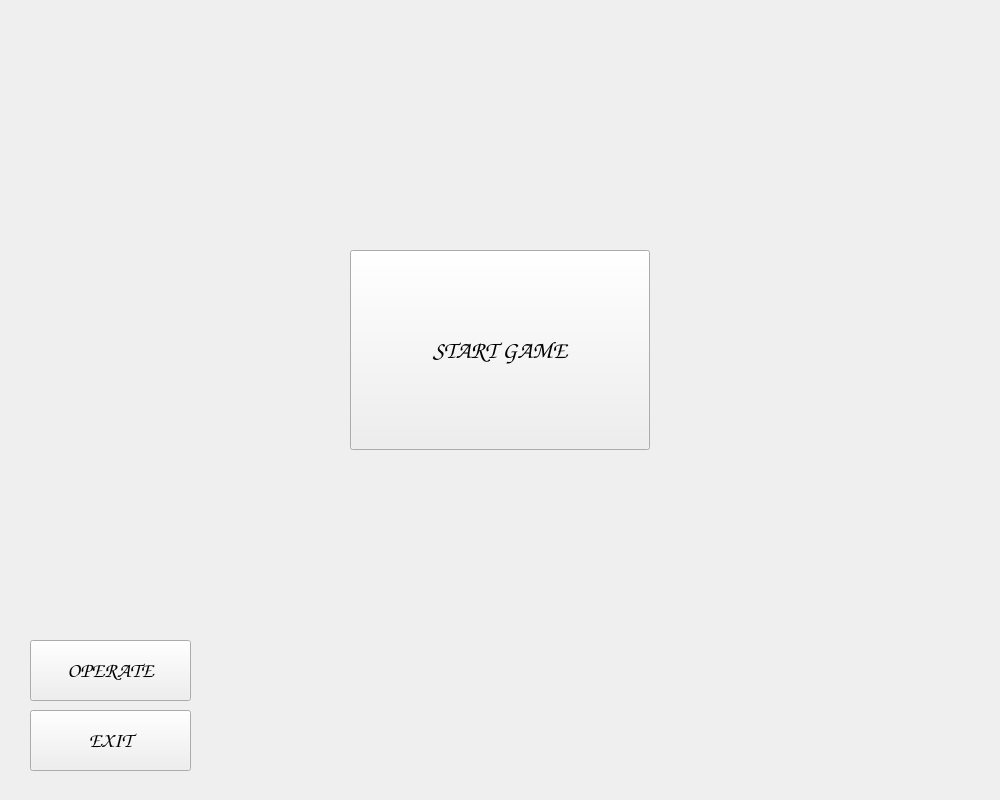
<?xml version="1.0" encoding="UTF-8"?>
<ui version="4.0">
 <class>Widget</class>
 <widget class="QWidget" name="Widget">
  <property name="geometry">
   <rect>
    <x>0</x>
    <y>0</y>
    <width>1000</width>
    <height>800</height>
   </rect>
  </property>
  <property name="sizePolicy">
   <sizepolicy hsizetype="Fixed" vsizetype="Fixed">
    <horstretch>0</horstretch>
    <verstretch>0</verstretch>
   </sizepolicy>
  </property>
  <property name="minimumSize">
   <size>
    <width>1000</width>
    <height>800</height>
   </size>
  </property>
  <property name="maximumSize">
   <size>
    <width>1000</width>
    <height>800</height>
   </size>
  </property>
  <property name="windowTitle">
   <string>Widget</string>
  </property>
  <property name="locale">
   <locale language="Chinese" country="China"/>
  </property>
  <widget class="QToolButton" name="Start_Button">
   <property name="geometry">
    <rect>
     <x>350</x>
     <y>250</y>
     <width>300</width>
     <height>200</height>
    </rect>
   </property>
   <property name="font">
    <font>
     <family>Comic Sans MS</family>
     <pointsize>18</pointsize>
     <weight>75</weight>
     <italic>false</italic>
     <bold>true</bold>
     <strikeout>false</strikeout>
    </font>
   </property>
   <property name="text">
    <string>START GAME</string>
   </property>
  </widget>
  <widget class="QToolButton" name="Method_Button">
   <property name="geometry">
    <rect>
     <x>30</x>
     <y>640</y>
     <width>161</width>
     <height>61</height>
    </rect>
   </property>
   <property name="font">
    <font>
     <family>Comic Sans MS</family>
     <pointsize>16</pointsize>
    </font>
   </property>
   <property name="text">
    <string>OPERATE</string>
   </property>
  </widget>
  <widget class="QToolButton" name="Quit_Button">
   <property name="geometry">
    <rect>
     <x>30</x>
     <y>710</y>
     <width>161</width>
     <height>61</height>
    </rect>
   </property>
   <property name="font">
    <font>
     <family>Comic Sans MS</family>
     <pointsize>16</pointsize>
    </font>
   </property>
   <property name="text">
    <string>EXIT</string>
   </property>
  </widget>
 </widget>
 <resources/>
 <connections/>
</ui>
